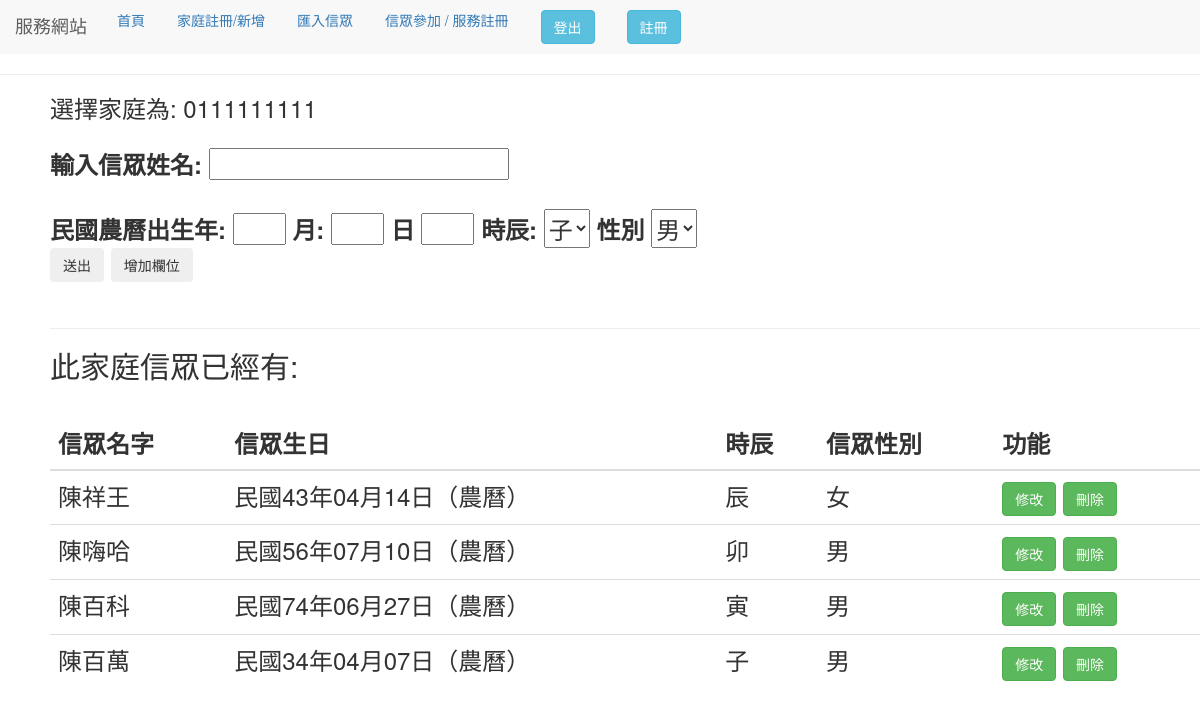
Screenshot of /home/38 (signed in) with the database file from the repository.
### use_app/models.py (models this page shows)
class Home(models.Model):
    address = models.CharField(verbose_name='地址', max_length=100)
    home_phone = models.CharField(verbose_name='家庭電話', max_length=100)
    class Meta:
        verbose_name_plural = '家庭資料庫'

class People_data(models.Model):
    name = models.CharField(verbose_name='輸入姓名', max_length=10)
    birthday = models.CharField(
        verbose_name='西元生日',max_length=20)  # default = timezone.now
    time = models.CharField(max_length=5)
    gender = models.CharField(verbose_name='性別', max_length=32, choices=(
        ('male', '男'), ('female', '女')), default="男")
    home_id = models.CharField(max_length=10)
    class Meta:
        verbose_name_plural = '香客資料庫'

### use_app/views.py (the view, shortened to what this page needs)
# urls.py: path("home/<int:pk>",views.people_form,name= "home"),
@login_required(login_url='/use_login')
def people_form(request, pk):
    form = peopleform(request.POST or None)
    fix_form = fix_peopleform(None)
    x_try = Home.objects.get(pk=pk).home_phone
    title_one = "信眾名字"
    title_two = "信眾生日"
    title_three = "信眾性別"
    get_x = "此家庭信眾"
    people_all = People_data.objects.filter(home_id=pk)
    context = locals()
    return render(request, "people_add.html", context)

### use_app/forms.py
class peopleform(forms.Form):
    name = forms.CharField(required=False, label="輸入香客名稱", max_length=20)
    birthday_y = forms.CharField(label="年",widget=forms.TextInput(attrs={"size":"1mv"}))
    birthday_m = forms.CharField(label="月",widget=forms.TextInput(attrs={"size":"1mv"}))
    birthday_d = forms.CharField(label="日",widget=forms.TextInput(attrs={"size":"1mv"}))
    time = forms.ChoiceField(label='時辰',
                             required=False,
                             choices=(('子', '子'), ('丑', '丑'), ('寅', '寅'),
                                      ('卯', '卯'), ('辰', '辰'), ('巳', '巳'),
                                      ('午', '午'), ('未', '未'), ('申', '申'),
                                      ('酉', '酉'), ('戌', '戌'), ('亥', '亥')),
                             initial="子",
                             widget=forms.widgets.Select())
    gender = forms.ChoiceField(label='性別',
                               required=False,
                               choices=(('male', '男'), ('female', '女')),
                               initial="男",
                               widget=forms.widgets.Select())

class fix_peopleform(forms.Form):
    x_name = forms.CharField(required=False, label="輸入香客名稱", max_length=20)
    x_birthday = forms.CharField(required=False, label="輸入民國年", max_length=20)
    x_month = forms.CharField(required=False, label="輸入月", max_length=20)
    x_day = forms.CharField(required=False, label="輸入日", max_length=20)
    x_time = forms.ChoiceField(label='時辰',
                               required=False,
                               choices=(('子', '子'), ('丑', '丑'), ('寅', '寅'),
                                        ('卯', '卯'), ('辰', '辰'), ('巳', '巳'),
                                        ('午', '午'), ('未', '未'), ('申', '申'),
                                        ('酉', '酉'), ('戌', '戌'), ('亥', '亥')),
                               initial="子",
                               widget=forms.widgets.Select())
    x_gender = forms.ChoiceField(label='性別',
                                 required=False,
                                 choices=(('male', '男'), ('female', '女')),
                                 initial="男",
                                 widget=forms.widgets.Select())

### templates/people_add.html (shortened to what this page needs)
{% extends "base.html" %} {% block title %} 表單 {% endblock %} {% block form %}
<head>
    <link rel="stylesheet" href="//code.jquery.com/ui/1.12.1/themes/base/jquery-ui.css">
</head>
<body>
    <div style="margin-left:50px;">
        <form method='POST' enctype="multipart/form-data">
            {% csrf_token %} 選擇家庭為: {{x_try}} <br>
            <br>
            <div id="use">
                <label for="id_name">輸入信眾姓名:</label>
                {{ form.name }}
                <br><br>
                <label for="id_birthday_y">民國農曆出生年: </label>
                {{form.birthday_y}}
                <label for="id_birthday_m">月:</label>
                {{form.birthday_m}}
                <label for="id_birthday_d">日</label>
                {{form.birthday_d}}
                <label for="id_time">時辰:</label>
                {{form.time}}
                <label for="id_x_gender">性別</label>
                {{form.gender}}
            </div>
            <div><input class="btn btn-outline-dark" type="submit" value="送出" /> <button type="button"
                    class="btn btn-outline-dark" onclick="ShowMeDate()">增加欄位</button> </div>
        </form>
        <br>
        <hr>
        <h2>{{ get_x }}已經有:</h2>
        {% if people_all %}
        <br>
        <table class="table">
            <thead>
                <tr>
                    <th scope="col">{{title_one}}</th>
                    <th scope="col">{{title_two}}</th>
                    <th scope="col">時辰</th>
                    <th scope="col">{{title_three}}</th>
                    <th scope="col">功能</th>
            </thead>
            <tbody>
                {% for c in people_all %}
                <tr>
                    <td id={{c.name}}> {{ c.name }} </td>
                    <td id={{c.name}}{{c.birthday}}>{{c.birthday|BeautifyDateStr}}</td>
                    <td>{{c.time}}</td>
                    {% if c.gender == "female" %}
                    <td id={{c.name}}{{c.gender}}> 女 </td>
                    {% else %}
                    <td id={{c.name}}{{c.gender}}> 男 </td>
                    {% endif %}
                    <td>
                        <button class="btn btn-success fix"
                            value="{{c.name}}/{{c.gender}}/{{c.birthday}}/{{c.home_id}}/{{c.time}}"> 修改</button>
                        <a href="home_del/{{c.home_id}}/{{c.pk}}"> <button class="btn btn-success del"
                                value="{{c.home_id}}▲{{c.name}}"> 刪除</button> </a>
                    </td>
                </tr>
                {% endfor %}
            </tbody>
        </table>
        {% else %}
        <p>無資料</p>
        {% endif %}
    </div>
</body>
{% endblock %}

### rows the page displays
Home: home_phone "0111111111"
People_data: name "陳祥王", birthday|BeautifyDateStr "民國43年04月14日（農曆）", time "辰"
People_data: name "陳嗨哈", birthday|BeautifyDateStr "民國56年07月10日（農曆）", time "卯"
People_data: name "陳百科", birthday|BeautifyDateStr "民國74年06月27日（農曆）", time "寅"
People_data: name "陳百萬", birthday|BeautifyDateStr "民國34年04月07日（農曆）", time "子"

### other values shown
{{ get_x }} "此家庭信眾"
{{ title_one }} "信眾名字"
{{ title_two }} "信眾生日"
{{ title_three }} "信眾性別"
